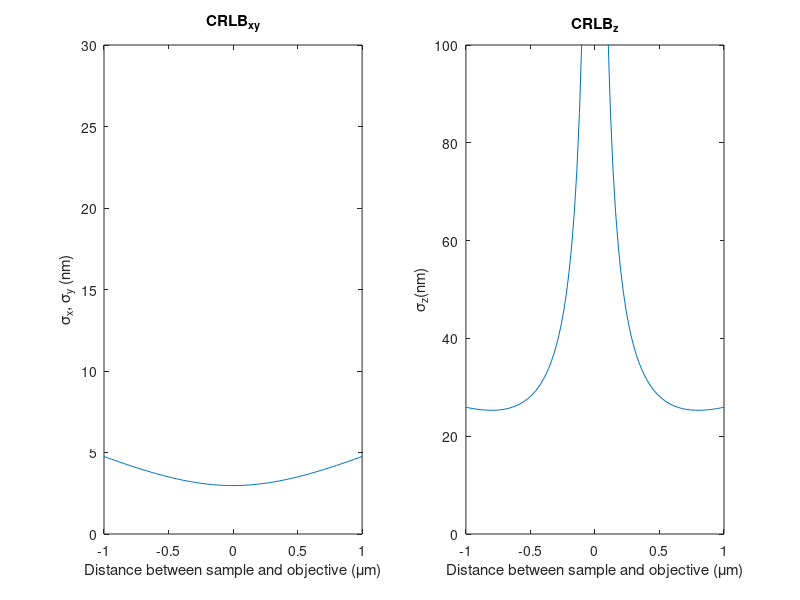

The MATLAB script that drew this image:
%%%%%%%%%%%%%%%%%%%%%%%%%%%%%%%%%%%%%%%%%%%%%%%%%
% CRLB calculation for a Gaussian PSF with noise
% 02/07/2020
% Abhijit Marar
%%%%%%%%%%%%%%%%%%%%%%%%%%%%%%%%%%%%%%%%%%%%%%%%%

f_o = 3;                                % Focal length of objective (mm)    
NA = 1.42;                              % Numerical aperture of objective
wave = 515e-6;                          % Wavelength of light (mm)
FWHM = (0.61*wave)/NA;                  % FWHM
sigma_o = FWHM/(2*sqrt(2*log(2)));      % standard deviation of Gaussian
z = 2.999:20e-6:3.001;                  % Distance between sample and objective
z_s = (z-3.000);
N = 1000;                               % No. of photons                                
d = 800e-6;                             % Depth of focus (mm)

sigma_g = zeros(1,length(z_s));
sigma_xy = zeros(1,length(z_s));
sigma_z = zeros(1,length(z_s));
for i = 1:length(z_s)
    sigma_g(i) = sigma_o*sqrt(1+(z_s(i)/d)^2);
    sigma_xy(i) = sigma_g(i)/sqrt(N);
    sigma_z(i) = (1/sqrt(N))*((d^2/(2*abs(z_s(i))))+(abs(z_s(i))/2));
end

defocus = z_s*1.e+3;

figure
subplot(1,2,1)
plot(defocus,sigma_xy*1e+6)
axis([-1 1 0 30])
title('CRLB_{xy}')
xlabel('Distance between sample and objective (\mum)')
ylabel('\sigma_{x}, \sigma_{y} (nm)')


subplot(1,2,2)
plot(defocus,sigma_z*1e+6)
axis([-1 1 0 100])
title('CRLB_{z}')
xlabel('Distance between sample and objective (\mum)')
ylabel('\sigma_{z}(nm)')


